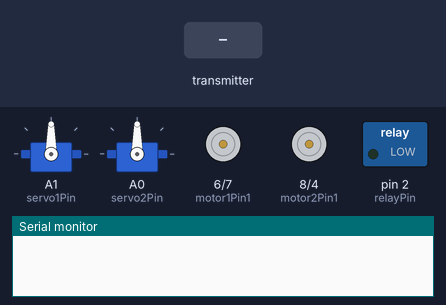
The sketch below on a simulated Arduino Uno, built with avr-gcc and run on an emulated ATmega328P. On the bench: 2 × servo, motor-driver pin pairs drawn as motors (green arrow = first pin HIGH = forward, orange = second pin HIGH = backward, longer = more drive, scaled by the enable pin), switched loads named in the sketch (green lamp = pin HIGH), the last lines printed to the serial monitor. The inputs (shaded band) are chosen by the test bench. No radio packets arrive unless stated.

Above: at 1.2 s.
1.3 s: the transmitter starts sending xValue = 0
At 2.4 s:
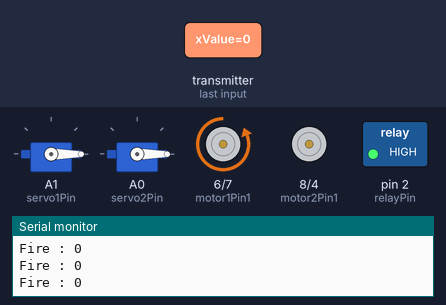
2.8 s: the transmitter starts sending fireGun = 256
At 3.5 s:
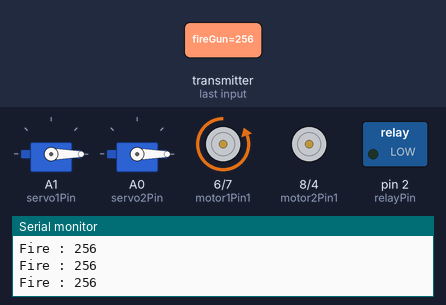
4.3 s: the transmitter starts sending yValue = 256
At 4.7 s:
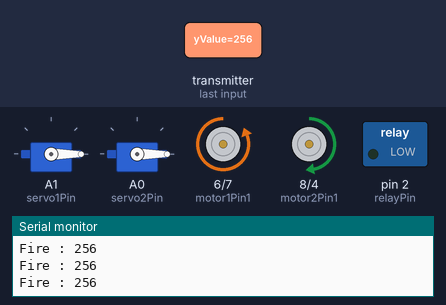
5.8 s: the transmitter starts sending fireGun = 0
At 7.0 s:
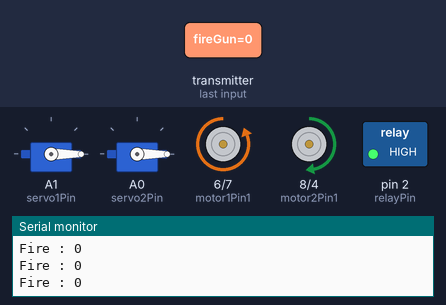
7.3 s: the transmitter starts sending servo1Pos = 180
At 8.5 s:
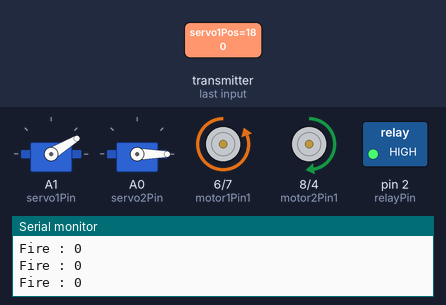
8.8 s: the transmitter starts sending xValue = 256
At 9.9 s:
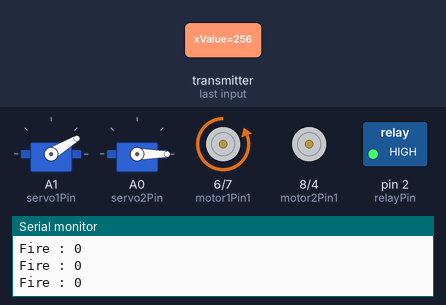
Timing chart, 0 to 11.3 s (numbered marks = the images above; inputs shaded):
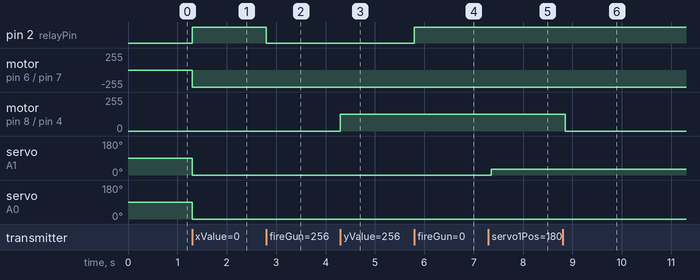

The sketch:

ReceiverBoatFinal.ino.ino
```cpp
#include <SPI.h>
#include <nRF24L01.h>
#include <RF24.h>
#include <Servo.h>  // Include the Servo library
#include<printf.h>

const int relayPin = 2;

// Motor pins (connect these to your motor driver)
const int motor1Pin1 = 6;  // IN1
const int motor1Pin2 = 7;  // IN2
const int motor2Pin1 = 8;  // IN3
const int motor2Pin2 = 4;  // IN4
const int motor1EnablePin = 3;  // ENA
const int motor2EnablePin = 5;  // ENB

// Servo motors
Servo servo1;
Servo servo2;
const int servo1Pin = A1;  // Servo 1 PWM pin
const int servo2Pin = A0;  // Servo 2 PWM pin

RF24 radio(9, 10); // CE, CSN pins

// Radio pipe addresses
const byte address[6] = "00001";

struct Data_Packet {
  int xValue;
  int yValue;
  int servo1Pos;
  int servo2Pos;
  int fireGun;
};

Data_Packet data;

void setup() {
  Serial.begin(9600);

  // Motor pins setup
  pinMode(motor1Pin1, OUTPUT);
  pinMode(motor1Pin2, OUTPUT);
  pinMode(motor2Pin1, OUTPUT);
  pinMode(motor2Pin2, OUTPUT);
  pinMode(motor1EnablePin, OUTPUT);
  pinMode(motor2EnablePin, OUTPUT);
  //digitalWrite(motor1Pin1, LOW);
  //digitalWrite(motor1Pin2, LOW);
  //digitalWrite(motor2Pin1, LOW);
  //digitalWrite(motor2Pin2, LOW);

  // Initialize servos
  servo1.attach(servo1Pin);
  servo2.attach(servo2Pin);

    // Relay pin setup
  pinMode(relayPin, OUTPUT);
  digitalWrite(relayPin, LOW);  // Ensure gun is off initially

  // Initialize NRF24L01
  radio.begin();
  radio.openReadingPipe(1, address);
  radio.setPALevel(RF24_PA_HIGH); // High Power for long range
  radio.startListening(); // Set as receiver

   printf_begin();

   radio.printDetails();
}

void loop() {
  // Check if data is available
  if (radio.available()) {
    radio.read(&data, sizeof(Data_Packet));

    Serial.print("Fire : ");Serial.println(data.fireGun);

    // Map joystick values to motor control (-255 to 255)
    int motorSpeed = map(data.yValue, 0, 1023, -255, 255);
    int steering = map(data.xValue, 0, 1023, -255, 255);

    // Control the motors
    controlMotors(motorSpeed, steering);

    // Map and control servos (values from 0 to 180 degrees)
    int servo1Angle = map(data.servo1Pos , 0, 1023, 0, 180);
    int servo2Angle = map(data.servo2Pos , 0, 1023, 0, 180);//395 to 627

    servo1.write(servo1Angle);
    servo2.write(servo2Angle);

        // Control the electric gun using the relay
    if (data.fireGun == 0) {
      digitalWrite(relayPin, HIGH);  // Turn on the relay (fire the gun)
      delay(50);
    } else {
      digitalWrite(relayPin, LOW);   // Turn off the relay (stop firing the gun)
    }

  }
}

void controlMotors(int speed, int turn) {
  int leftMotorSpeed = constrain(speed + turn, -255, 255);
  int rightMotorSpeed = constrain(speed - turn, -255, 255);

  // Set left motor
  if (leftMotorSpeed > 0) {
    analogWrite(motor1EnablePin, leftMotorSpeed);
    digitalWrite(motor1Pin1, HIGH);
    digitalWrite(motor1Pin2, LOW);
  } else {
    analogWrite(motor1EnablePin, -leftMotorSpeed);
    digitalWrite(motor1Pin1, LOW);
    digitalWrite(motor1Pin2, HIGH);
  }

  // Set right motor
  if (rightMotorSpeed > 0) {
    analogWrite(motor2EnablePin, rightMotorSpeed);
    digitalWrite(motor2Pin1, HIGH);
    digitalWrite(motor2Pin2, LOW);
  } else {
    analogWrite(motor2EnablePin, -rightMotorSpeed);
    digitalWrite(motor2Pin1, LOW);
    digitalWrite(motor2Pin2, HIGH);
  }
}
```

Measured:
- after the input at 1.3 s, pin 2 (relayPin): LOW → HIGH at once; motor on pin 6 (motor1Pin1) / pin 7 (motor1Pin2): stopped → backward 255/255 at once; servo on A1 (servo1Pin), servo on A0 (servo2Pin): 90° → 0° at once
- after the input at 2.8 s, pin 2 (relayPin): HIGH → LOW at once
- after the input at 4.3 s, motor on pin 8 (motor2Pin1) / pin 4 (motor2Pin2): stopped → forward 127/255 at once
- after the input at 5.8 s, pin 2 (relayPin): LOW → HIGH at once
- after the input at 7.3 s, servo on A1 (servo1Pin): 0° → 31° after 0.05 s
- after the input at 8.8 s, motor on pin 8 (motor2Pin1) / pin 4 (motor2Pin2): forward 127/255 → stopped after 0.05 s
